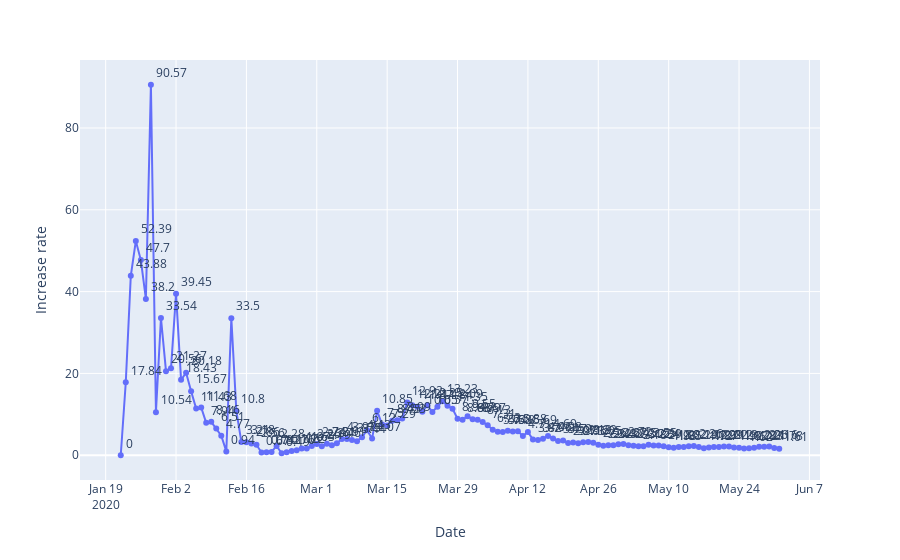

Notebook code for this chart:
### Code cell
fig1 = px.line(world,x='Date',y='Increase rate',text ='Increase rate' )
fig1.update_traces(textposition="top right")
fig1.show()

### Figure 1 — Plotly figure (JSON) as saved in the notebook; plotly's stock layout.template omitted (floating-point values rounded to 4 significant figures; data arrays with more than 128 entries replaced by an {"elided": "..."} marker saying what was removed)
{"data": [{"hovertemplate": "Date=%{x}<br>Increase rate=%{text}<extra></extra>", "legendgroup": "", "line": {"color": "#636efa", "dash": "solid"}, "marker": {"symbol": "circle"}, "mode": "markers+text+lines", "name": "", "orientation": "v", "showlegend": false, "text": {"elided": "132 float values"}, "textposition": "top right", "type": "scatter", "x": {"elided": "132 str values"}, "xaxis": "x", "y": {"elided": "132 float values"}, "yaxis": "y"}], "layout": {"legend": {"tracegroupgap": 0}, "margin": {"t": 60}, "xaxis": {"anchor": "y", "domain": [0, 1], "title": {"text": "Date"}}, "yaxis": {"anchor": "x", "domain": [0, 1], "title": {"text": "Increase rate"}}}}
